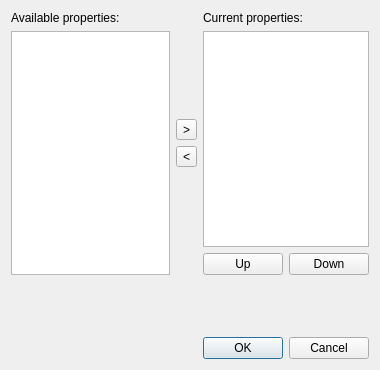
<?xml version="1.0" encoding="utf-8"?>
<ui version="4.0">
 <author>
    SPDX-FileCopyrightText: none
    SPDX-License-Identifier: GPL-3.0-or-later
  </author>
 <class>KisDlgConfigureBrushHud</class>
 <widget class="QDialog" name="KisDlgConfigureBrushHud">
  <property name="geometry">
   <rect>
    <x>0</x>
    <y>0</y>
    <width>380</width>
    <height>370</height>
   </rect>
  </property>
  <property name="sizePolicy">
   <sizepolicy hsizetype="Preferred" vsizetype="MinimumExpanding">
    <horstretch>0</horstretch>
    <verstretch>0</verstretch>
   </sizepolicy>
  </property>
  <property name="windowTitle">
   <string>Brush HUD configuration</string>
  </property>
  <property name="modal">
   <bool>true</bool>
  </property>
  <layout class="QVBoxLayout" name="verticalLayout_4">
   <item>
    <layout class="QHBoxLayout" name="horizontalLayout_2">
     <item>
      <layout class="QVBoxLayout" name="verticalLayout_2">
       <item>
        <widget class="QLabel" name="label">
         <property name="text">
          <string>Available properties:</string>
         </property>
        </widget>
       </item>
       <item>
        <widget class="KisBrushHudPropertiesList" name="lstAvailable"/>
       </item>
      </layout>
     </item>
     <item>
      <layout class="QVBoxLayout" name="verticalLayout_3">
       <item>
        <spacer name="verticalSpacer_2">
         <property name="orientation">
          <enum>Qt::Vertical</enum>
         </property>
         <property name="sizeHint" stdset="0">
          <size>
           <width>20</width>
           <height>20</height>
          </size>
         </property>
        </spacer>
       </item>
       <item>
        <widget class="QToolButton" name="btnAdd">
         <property name="text">
          <string>&gt;</string>
         </property>
        </widget>
       </item>
       <item>
        <widget class="QToolButton" name="btnRemove">
         <property name="text">
          <string>&lt;</string>
         </property>
        </widget>
       </item>
       <item>
        <spacer name="verticalSpacer">
         <property name="orientation">
          <enum>Qt::Vertical</enum>
         </property>
         <property name="sizeHint" stdset="0">
          <size>
           <width>20</width>
           <height>20</height>
          </size>
         </property>
        </spacer>
       </item>
      </layout>
     </item>
     <item>
      <layout class="QVBoxLayout" name="verticalLayout">
       <item>
        <widget class="QLabel" name="label_2">
         <property name="text">
          <string>Current properties:</string>
         </property>
        </widget>
       </item>
       <item>
        <widget class="KisBrushHudPropertiesList" name="lstCurrent"/>
       </item>
       <item>
        <layout class="QHBoxLayout" name="horizontalLayout">
         <item>
          <widget class="QPushButton" name="btnUp">
           <property name="text">
            <string>Up</string>
           </property>
          </widget>
         </item>
         <item>
          <widget class="QPushButton" name="btnDown">
           <property name="text">
            <string>Down</string>
           </property>
          </widget>
         </item>
        </layout>
       </item>
      </layout>
     </item>
    </layout>
   </item>
   <item>
    <spacer name="verticalSpacer_3">
     <property name="orientation">
      <enum>Qt::Vertical</enum>
     </property>
     <property name="sizeType">
      <enum>QSizePolicy::Preferred</enum>
     </property>
     <property name="sizeHint" stdset="0">
      <size>
       <width>20</width>
       <height>56</height>
      </size>
     </property>
    </spacer>
   </item>
   <item>
    <widget class="QDialogButtonBox" name="btnBox">
     <property name="orientation">
      <enum>Qt::Horizontal</enum>
     </property>
     <property name="standardButtons">
      <set>QDialogButtonBox::Cancel|QDialogButtonBox::Ok</set>
     </property>
    </widget>
   </item>
  </layout>
 </widget>
 <customwidgets>
  <customwidget>
   <class>KisBrushHudPropertiesList</class>
   <extends>QListView</extends>
   <header>kis_brush_hud_properties_list.h</header>
  </customwidget>
 </customwidgets>
 <resources/>
 <connections>
  <connection>
   <sender>btnBox</sender>
   <signal>accepted()</signal>
   <receiver>KisDlgConfigureBrushHud</receiver>
   <slot>accept()</slot>
   <hints>
    <hint type="sourcelabel">
     <x>248</x>
     <y>254</y>
    </hint>
    <hint type="destinationlabel">
     <x>157</x>
     <y>274</y>
    </hint>
   </hints>
  </connection>
  <connection>
   <sender>btnBox</sender>
   <signal>rejected()</signal>
   <receiver>KisDlgConfigureBrushHud</receiver>
   <slot>reject()</slot>
   <hints>
    <hint type="sourcelabel">
     <x>316</x>
     <y>260</y>
    </hint>
    <hint type="destinationlabel">
     <x>286</x>
     <y>274</y>
    </hint>
   </hints>
  </connection>
 </connections>
</ui>
